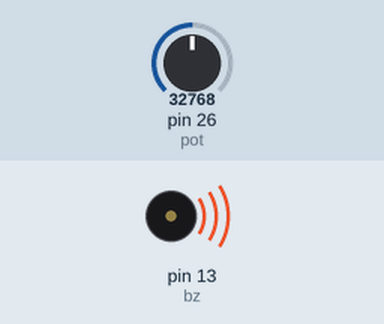
Simulated run of this program. Board: MicroPython board. Shown: buzzer (waves = sounding). The test bench sets the inputs (shaded band); at power-on: pin 26 (pot) = 32768 (analog values on the 0–65535 scale).

Above: at 1.2 s.
1.3 s: pin 26 (pot) set to 0
At 1.8 s:
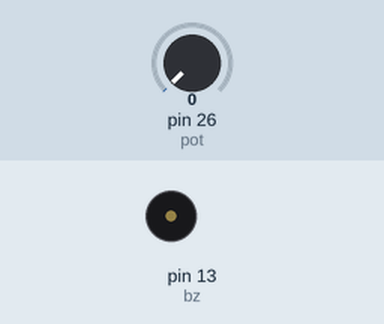
2.8 s: pin 26 (pot) set to 7864
At 4.0 s:
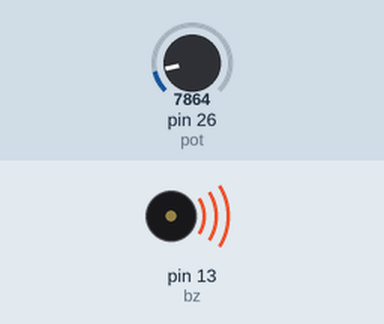
4.3 s: pin 26 (pot) set to 65535
Timing chart, 0 to 7.3 s (numbered marks = the images above; inputs shaded):
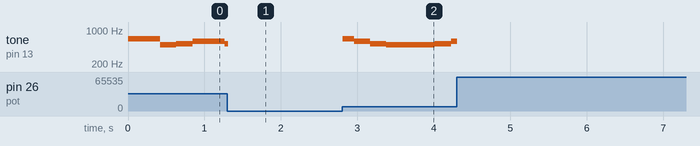

Measured:
- after the input at 2.8 s, tone on pin 13 (bz): plays 659 Hz for 0.15 s, 587 Hz for 0.21 s, 523 Hz for 0.21 s, 494 Hz for 0.63 s, 523 Hz for 0.21 s, 587 Hz for 0.07 s, starting at once

The program:

Devoir2-micropython.py
```python
from machine import Pin, PWM, ADC
from time import sleep

# --- Broches ---
BUZZER_PIN = 13
POT_PIN = 26

bz = PWM(Pin(BUZZER_PIN))
pot = ADC(POT_PIN)

# --- Notes --- chat gpt
NOTES = { #calacul a partir de f=440×2**n/12
    "REST": 0,
    "E5": 659, "B4": 494, "C5": 523, "D5": 587, "G4": 392,
    "F5": 698, "A4": 440, "G5": 784, "C5": 523, "A5": 880
}

# --- Mélodie Tetris simplifiée --- chat gpt note
MELODY = [
    ("E5", 1), ("B4", 0.5), ("C5", 0.5), ("D5", 1), ("C5", 0.5), ("B4", 0.5),
    ("A4", 1), ("A4", 0.5), ("C5", 0.5), ("E5", 1), ("D5", 0.5), ("C5", 0.5),
    ("B4", 1), ("B4", 0.5), ("C5", 0.5), ("D5", 1), ("E5", 1),
    ("C5", 1), ("A4", 1), ("A4", 1)
]

TEMPO_BPM = 140  #baptement par minute
BEAT = 60 / TEMPO_BPM #la duree

# --- Fonction de lecture ---
def play(note, beats=1):

    freq = NOTES[note]
    #le reset
    if freq == 0:
        bz.duty_u16(0)
        sleep(BEAT * beats)
        return

    bz.freq(freq) #lire la note
    for _ in range(int(BEAT * beats * 100)):  #si  le potentiometre tourne
        volume = pot.read_u16()  # lecture du potentiometre (0–65535)
        bz.duty_u16(volume)      # volume en  focntion du potentiometre
        sleep(0.01)

# --- Boucle principale infinie---
try:
    while True:
        for note, beats in MELODY:
            play(note, beats)
        sleep(1)

except KeyboardInterrupt:
    bz.duty_u16(0)
    bz.deinit()
```
